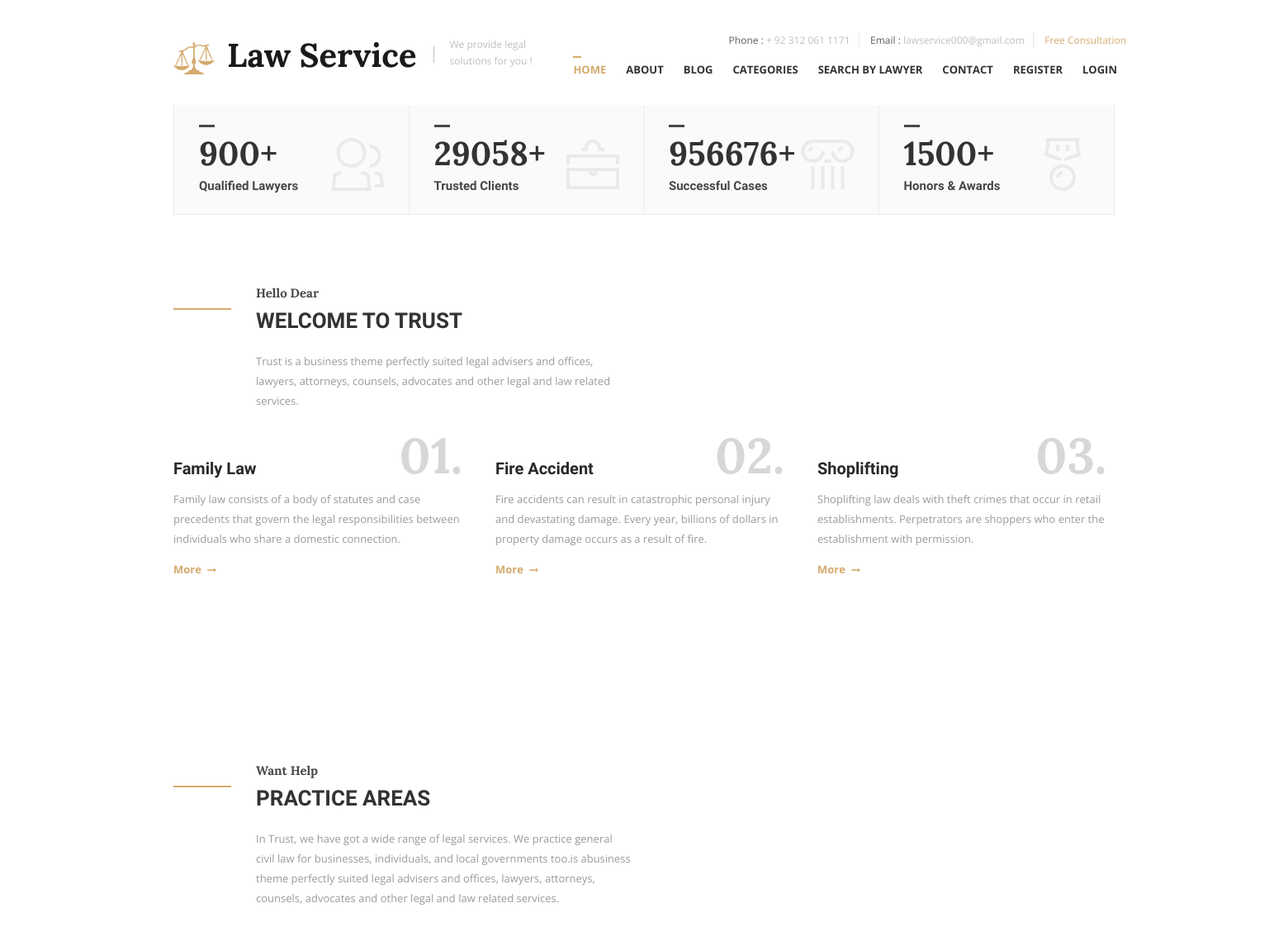
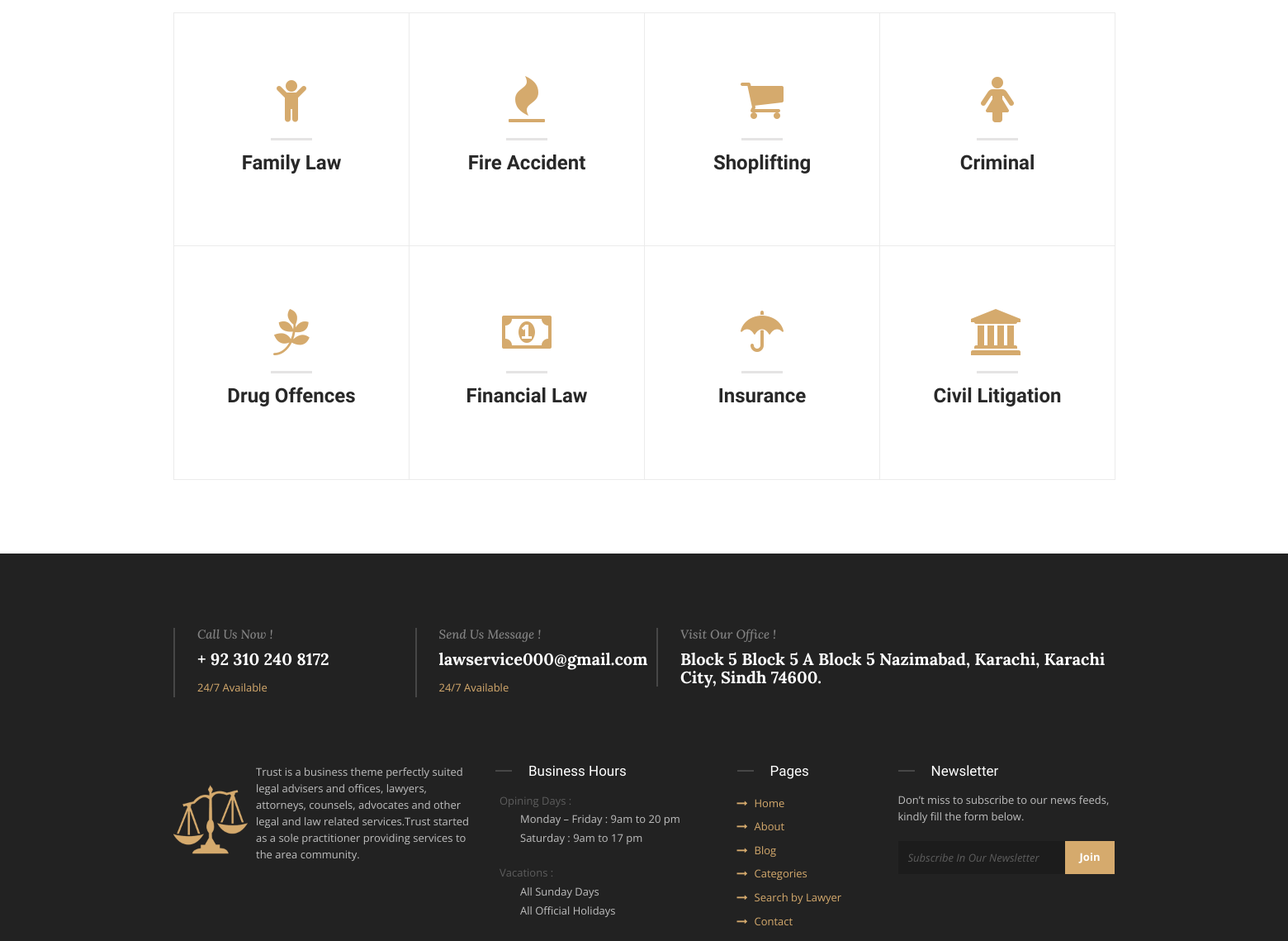
The page /User/index.php on the database its author committed (2 pictures, top to bottom).
### tables this page shows
CREATE TABLE `home` (
  `h_id` int(11) NOT NULL,
  `Qualified` varchar(200) NOT NULL,
  `count01` int(11) NOT NULL,
  `Trusted` varchar(200) NOT NULL,
  `count02` int(11) NOT NULL,
  `Cases` varchar(200) NOT NULL,
  `count03` int(11) NOT NULL,
  `Awards` varchar(200) NOT NULL,
  `count04` int(11) NOT NULL
);

CREATE TABLE `about` (
  `id` int(11) NOT NULL,
  `Short_heading` varchar(200) NOT NULL,
  `heading` varchar(100) NOT NULL,
  `text` varchar(1000) NOT NULL,
  `About_para` varchar(2000) NOT NULL,
  `Short_heading2` varchar(200) NOT NULL,
  `heading2` varchar(200) NOT NULL,
  `para_2` varchar(2000) NOT NULL,
  `cases_one` varchar(200) NOT NULL,
  `cases_one_desc` varchar(2000) NOT NULL,
  `cases_two` varchar(200) NOT NULL,
  `cases_two_desc` varchar(2000) NOT NULL,
  `cases_three` varchar(200) NOT NULL,
  `cases_three_desc` varchar(2000) NOT NULL,
  `cases_four` varchar(200) NOT NULL,
  `cases_four_desc` varchar(2000) NOT NULL
);

### User/index.php (the view, shortened to what this page needs)
<?php
include 'header.php';
$query= mysqli_query($conn,"SELECT * FROM `home`");
?>
    <?php
$row=mysqli_fetch_array($query)
    ?>
    <div class="countdown">
        <div class="container">
            <div class="row no-margin">
                <div class="countdown-inner clearfix">
                    <div class="col-xs-12 col-sm-6 col-md-3 no-padding">
                        <div class="countdown-content">
                            <h2><span class="counter"><?php echo $row[2]?></span>+ </h2>
                            <p><?php echo $row[1]?></p>
                        </div>
                        <div class="countdown-icon">
                            <i class="icon icon-Users"></i>
                        </div>
                    </div>
                    <div class="col-xs-12 col-sm-6 col-md-3 no-padding">
                        <div class="countdown-content">
                            <h2><span class="counter"><?php echo $row[4]?></span>+</h2>
                            <p><?php echo $row[3]?></p>
                        </div>
                        <div class="countdown-icon">
                            <i class="icon icon-Briefcase"></i>
                        </div>
                    </div>
                    <div class="col-xs-12 col-sm-6 col-md-3 no-padding">
                        <div class="countdown-content">
                            <h2><span class="counter"><?php echo $row[6]?></span>+</h2>
                            <p><?php echo $row[5]?></p>
                        </div>
                        <div class="countdown-icon">
                            <i class="icon icon-Column"></i>
                        </div>
                    </div>
                    <div class="col-xs-12 col-sm-6 col-md-3 no-padding">
                        <div class="countdown-content">
                            <h2><span class="counter"><?php echo $row[8]?></span>+</h2>
                            <p><?php echo $row[7]?></p>
                        </div>
                        <div class="countdown-icon">
                            <i class="icon icon-Medal"></i>
                        </div>
                    </div>
                </div>
            </div>
        </div>
    </div>
    <section class="welcome-area">
        <div class="welcome-title-area">
            <div class="container">
                <div class="row">
                    <div class="col-xs-12 col-sm-6">
                        <div class="Title-area">
                            <h3>Hello Dear</h3>
                            <h2>Welcome To Trust</h2>
                            <p>Trust is a business theme perfectly suited legal advisers and offices, lawyers, attorneys, counsels, advocates and other legal and law related services.</p>
                        </div>
                    </div>
                </div>
            </div>
        </div>
<?php
$query= mysqli_query($conn,"SELECT * FROM `about`");
$row=mysqli_fetch_array($query)
?>
        <div class="wellcome-asset">
            <div class="container">
                <div class="row">
                    <div class="col-md-4 col-sm-4">
                        <div class="asset-content">
                            <h2><?php echo $row[8]?><span>01.</span></h2>
                            <p><?php echo $row[9]?></p>
                            <a href="about-us.php">More <span><i class="fa fa-long-arrow-right"></i></span></a>
                        </div>
                    </div>
                    <div class="col-md-4 col-sm-4">
                        <div class="asset-content">
                            <h2><?php echo $row[10]?><span>02.</span></h2>
                            <p><?php echo $row[11]?></p>
                            <a href="about-us.php">More <span><i class="fa fa-long-arrow-right"></i></span></a>
                        </div>
                    </div>
                    <div class="col-md-4 col-sm-4">
                        <div class="asset-content">
                            <h2><?php echo $row[12]?><span>03.</span></h2>
                            <p><?php echo $row[13]?></p>
                            <a href="about-us.php">More <span><i class="fa fa-long-arrow-right"></i></span></a>
                        </div>
                    </div>
                </div>
            </div>
        </div>
    <section class="practice-area">
        <div class="welcome-title-area">
            <div class="container">
                <div class="row">
                    <div class="col-xs-12 col-sm-6">
                        <div class="Title-area">
                            <h3>Want Help</h3>
                            <h2>Practice Areas</h2>
                            <p>In Trust, we have got a wide range of legal services. We practice general civil law for businesses, individuals, and local governments too.is abusiness theme perfectly suited legal advisers and offices, lawyers, attorneys, counsels, advocates and other legal and law related services.</p>
                        </div>
                    </div>
                </div>
            </div>
        </div>
        <div class="container">
            <div class="row">
                <div class="practice-content clearfix">
                    <div class="col-xs-12 col-sm-6 col-md-4 col-lg-3 no-padding">
                        <div class="p-c-details text-center">
                            <div class="p-c-default pc-custom-defult">
                                <i class="fa fa-child"></i>
                                <h2>Family Law</h2>
                            </div>
                        </div>
                    </div>
                    <div class="col-xs-12 col-sm-6 col-md-4 col-lg-3 no-padding">
                        <div class="p-c-details text-center">
                            <div class="p-c-default pc-custom-defult">
                                <i class="fa  fa-fire"></i>
                                <h2>Fire Accident</h2>
                            </div>
                        </div>
                    </div>
                    <div class="col-xs-12 col-sm-6 col-md-4 col-lg-3 no-padding">
                        <div class="p-c-details text-center">
                            <div class="p-c-default pc-custom-defult">
                                <i class="fa fa-shopping-cart"></i>
                                <h2>Shoplifting</h2>
                            </div>
                        </div>
                    </div>
                    <div class="col-xs-12 col-sm-6 col-md-4 col-lg-3 no-padding">
                        <div class="p-c-details text-center">
                            <div class="p-c-default pc-custom-defult">
                                <i class="fa fa-female"></i>
                                <h2>Criminal</h2>
                            </div>
                        </div>
                    </div>
                    <div class="col-xs-12 col-sm-6 col-md-4 col-lg-3 no-padding">
                        <div class="p-c-details text-center">
                            <div class="p-c-default">
                                <i class="fa fa-pagelines"></i>
                                <h2>Drug Offences</h2>
                            </div>
                        </div>
                    </div>
                    <div class="col-xs-12 col-sm-6 col-md-4 col-lg-3 no-padding">
                        <div class="p-c-details text-center">
                            <div class="p-c-default">
                                <i class="fa fa-money"></i>
                                <h2>Financial Law</h2>
                            </div>
                        </div>
                    </div>
                    <div class="col-xs-12 col-sm-6 col-md-4 col-lg-3 no-padding">
                        <div class="p-c-details text-center">
                            <div class="p-c-default">
                                <i class="fa  fa-umbrella"></i>
                                <h2>Insurance</h2>
                            </div>
                        </div>
                    </div>
                    <div class="col-xs-12 col-sm-6 col-md-4 col-lg-3 no-padding">
                        <div class="p-c-details text-center">
                            <div class="p-c-default">
                                <i class="fa fa-bank"></i>
                                <h2>Civil Litigation</h2>
                            </div>
                        </div>
                    </div>
                </div>
            </div>
        </div>
    </section>
<?php
include 'footer.php';
?>

### rows shown on the page
home: count01 "900", Qualified "Qualified Lawyers", count02 "29058", Trusted "Trusted Clients", count03 "956676", Cases "Successful Cases", count04 "1500", Awards "Honors & Awards"
about: cases_one "Family Law", cases_one_desc "Family law consists of a body of statutes and case precedents that govern the legal responsibilities between individuals who share a domestic connection.", cases_two "Fire Accident", cases_two_desc "Fire accidents can result in catastrophic personal injury and devastating damage. Every year, billions of dollars in property damage occurs as a result of fire.", cases_three "Shoplifting", cases_three_desc "Shoplifting law deals with theft crimes that occur in retail establishments. Perpetrators are shoppers who enter the establishment with permission."
